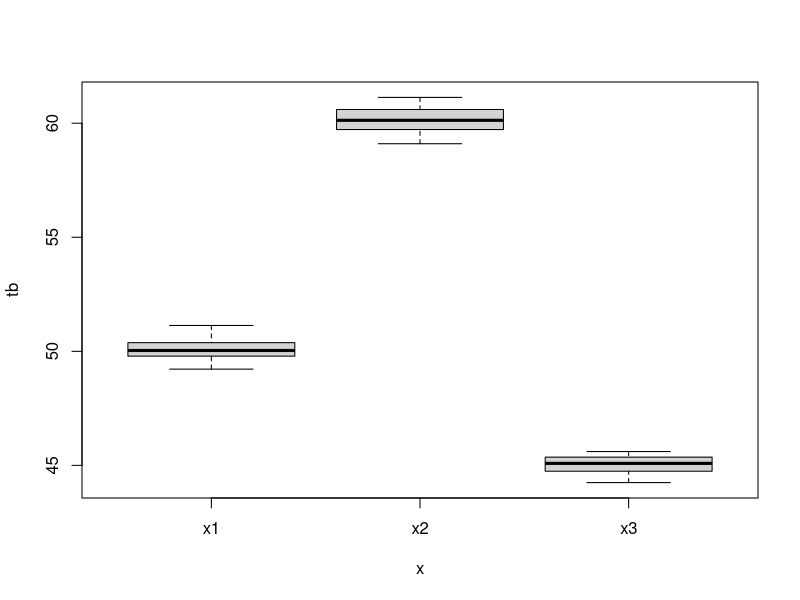
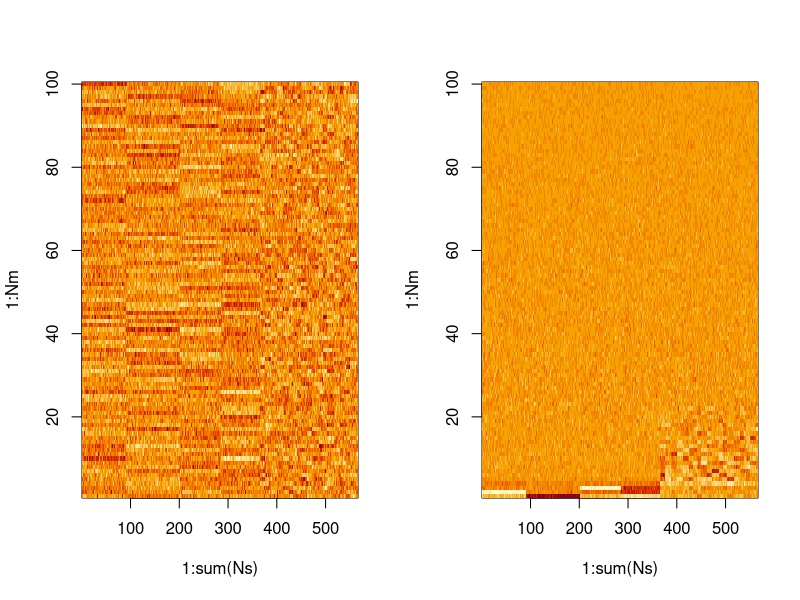
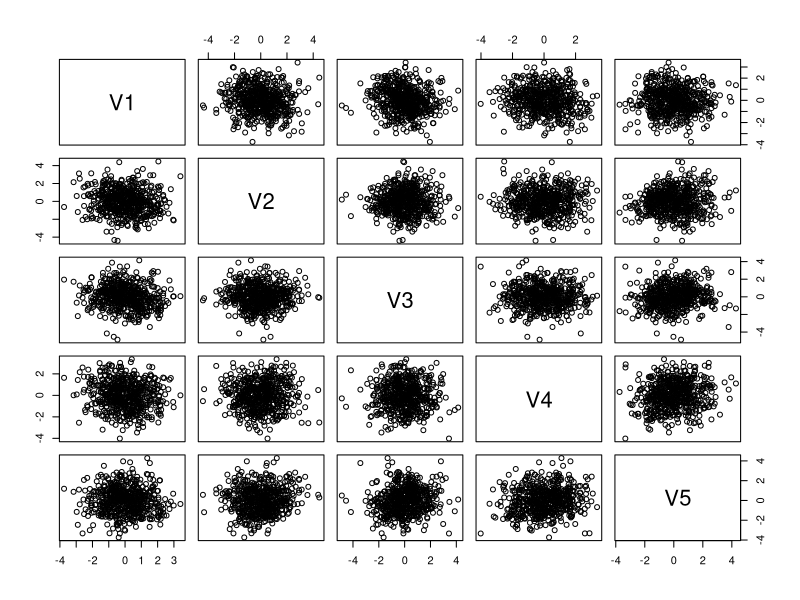
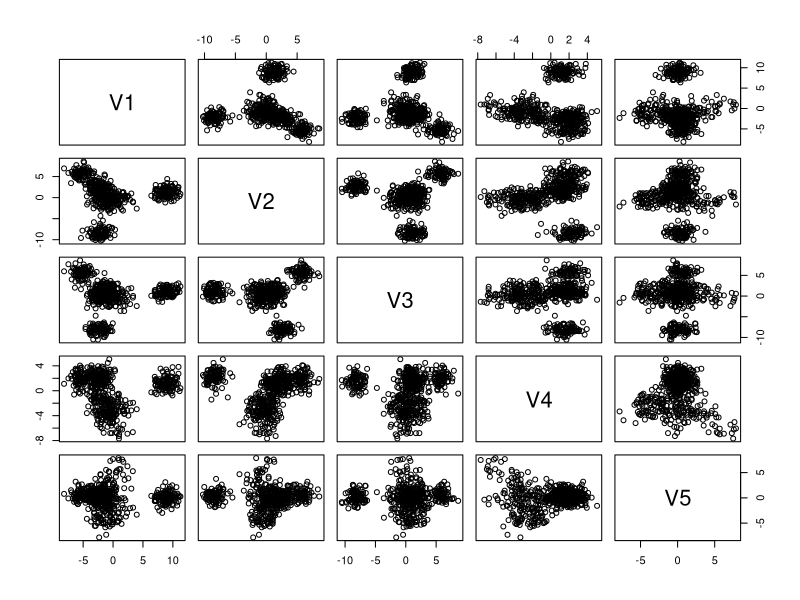
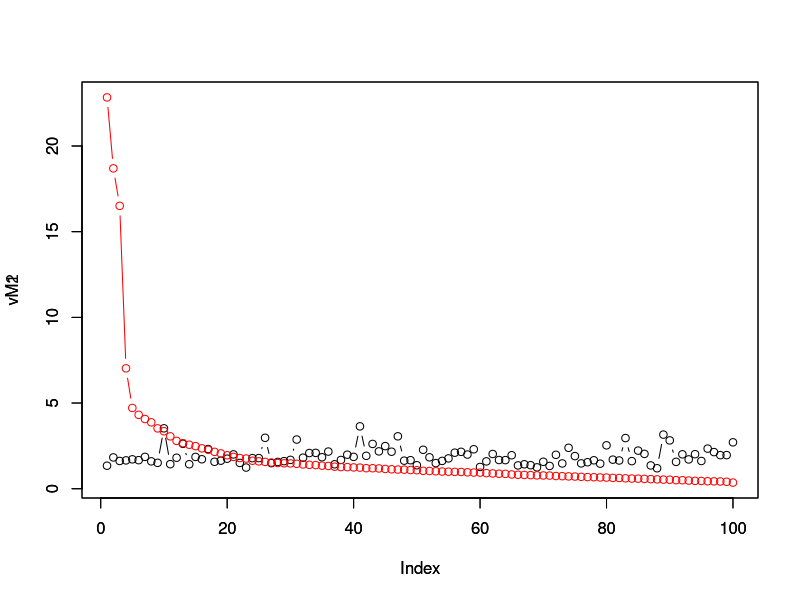
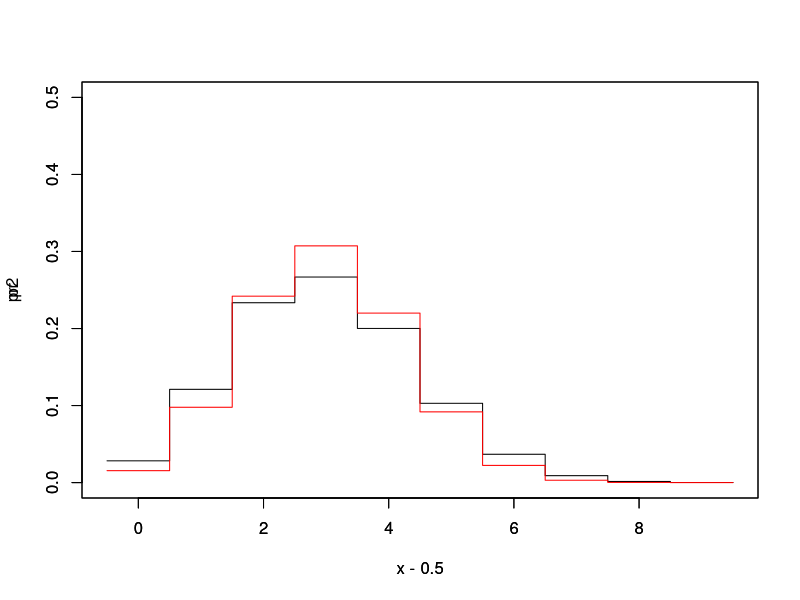
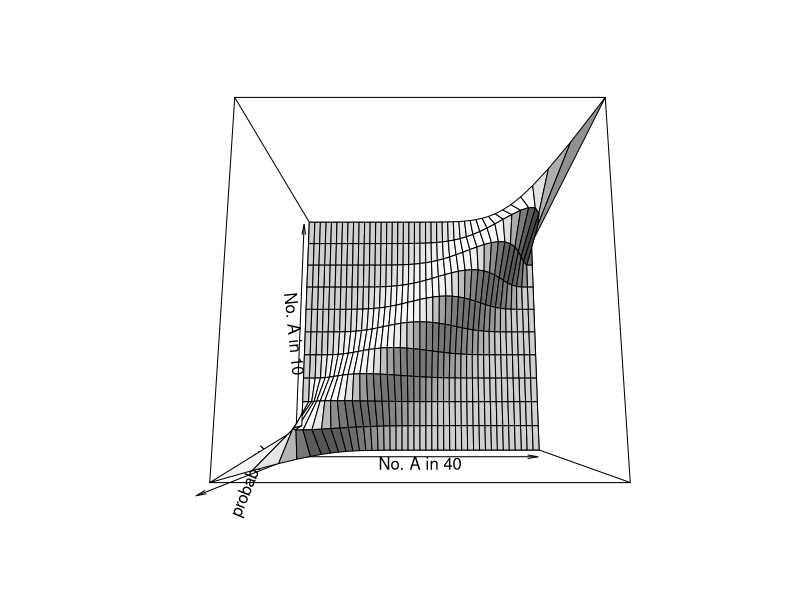
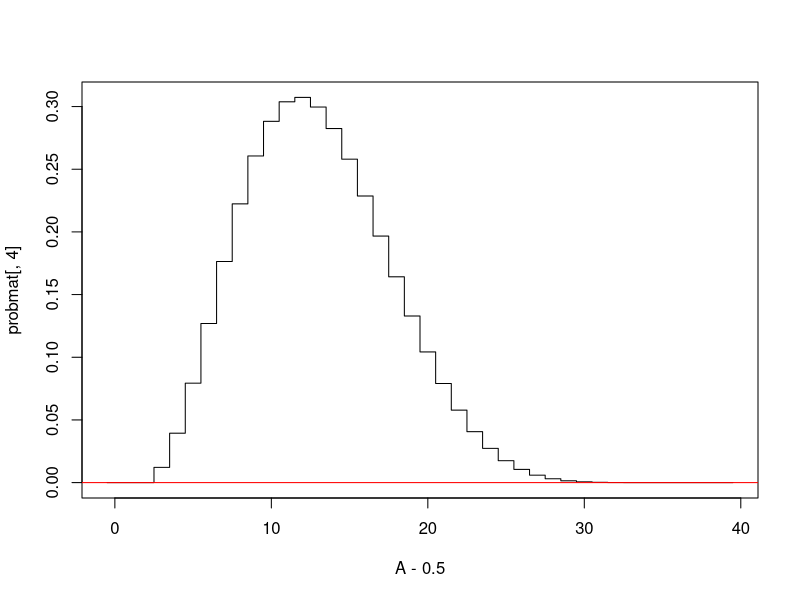

Generate these figures, in order, with R:
## ---- chunk 1
# R7-1.R: カイ自乗検定
obtable2 <- matrix(c(25, 23, 12, 15, 17, 8),
                   nrow = 2, byrow = TRUE)
obtable2

chisq.test(obtable2)
## ---- chunk 2
# R7-2.R: ANOVA
# 3群の群別サンプル数、平均、SD
nx <- c(40, 40, 20); mb <- c(50, 60, 45); sdb <- c(50, 50, 50)*0.01

# データ生成
t1 <- rnorm(nx[1], mb[1], sdb[1])
t2 <- rnorm(nx[2], mb[2], sdb[2])
t3 <- rnorm(nx[3], mb[3], sdb[3])

tb <- c(t1, t2, t3)

x <- c(rep("x1", nx[1]), rep("x2", nx[2]), rep("x3", nx[3]))
boxplot(tb ~ x)
## ---- chunk 3
# ANOVA
summary(aov(tb ~ x ))
## ---- chunk 4
# R7-5.R 固有値分解

Nm <- 100 # 項目数
Ns <- c(rpois(4, 100), rpois(20, 10))   # rpois(サンプリング回数, λ)
Npop <- length(Ns)

Ns
Npop   # 集団数
## ---- chunk 5
M <- NULL   # 全ジェノタイプを収める行列

for (j in 1:Npop) {
  tmpM <- matrix(rep(0, Nm*Ns[j]), ncol=Nm)
  
  # 亜集団ごとに平均を振っている
  for (i in 1:Nm) {
    af <- rnorm(1, mean = 0, sd = 1)
    tmpM[, i] <- rnorm(Ns[j], af)
  }
  
  M <- rbind(M, tmpM)
}

tmpM
## ---- chunk 6
# データの標準化
wholemean <- mean(M)
M <- M - wholemean
mu <- apply(M, 2, mean)
M <- t(t(M) - mu)   # Rの演算はブロードキャストされる
## ---- chunk 7
# 特異値分解
# Mは正方行列じゃないので注意
svdout <- svd(M)
M2 <- svdout$u %*% diag(svdout$d)

dim(M)
dim(M2)
## ---- chunk 8
dim(svdout$u)
dim(svdout$v)
length(svdout$d)
## ---- chunk 9
tail(svdout$u)
## ---- chunk 10
par(mfcol=c(1,2))

# 固有値分解前後をimageプロット
image(1:sum(Ns), 1:Nm, M)
image(1:sum(Ns), 1:Nm, M2)
## ---- chunk 11
df1 <- as.data.frame(M); df2 <- as.data.frame(M2)
L <- 1:5; par(mfcol=c(1,1))
plot(df1[, L])
plot(df2[, L])
## ---- chunk 12
vM1 <- apply(M, 2, var)
vM2 <- apply(M2, 2, var)
vM1
vM2
## ---- chunk 13
ylim <- c(min(vM1, vM2), max(vM1, vM2))
plot(vM1, ylim = ylim, type = "b")
par(new=T)
plot(vM2, ylim = ylim, type = "b", col = "red")
## ---- chunk 14
# R9-1.R ランダムサンプリング
p <- 0.3; x <- 0:10
pr <- choose(10, x) * p^x * (1 - p) ^(10 - x)
A <- 12; B <- 28; S <- A + B
x <- 0:10; y <- 10 - x

# 10個を一度に取り出す場合
pr2 <- exp(lgamma(10 +1) + lgamma(30 + 1) + lgamma(A + 1) + lgamma(B + 1) 
           - (lgamma(S +1) + lgamma(x + 1) + lgamma(y + 1) + lgamma(A - x + 1)  + lgamma(B - y + 1)))
ylim <- c(0, 0.5)
plot(x-0.5, pr, ylim = ylim, type = "s")
par(new = T)
plot(x -0.5, pr2, ylim = ylim, type = "s", col="red")
## ---- chunk 15
exProb <- function(m) {
  m1 <- apply(m, 1, sum)
  m2 <- apply(m, 2, sum)
  s <- sum(m)
  exp(sum(lgamma(m1 + 1)) +sum(lgamma(m2 + 1)) - 
        (lgamma(s + 1) +sum(lgamma(m + 1))))
}

S <- 40; A <- 0:S; B <- S - A; N <- 10; x <- 0:N

probmat <- matrix(0, length(A), length(x))
for (i in A) {
  for (j in x) {
    y <- N - j; z <- i -j; w <- S- (j + y + z);
    if (j >= 0 & y >= 0 & z >= 0 & w >= 0) {
      data <- c(j, y, z, w)
      probmat[i + 1, j + 1] <- exProb(matrix(c(j, y, z, w), nrow = 2))
      
    }
    
  }
}

phi <- 80; theta <- 0; shade <- 0.3
persp(A, x, probmat, xlab = "No. A in 40", ylab = "No. A in 10", 
      zlab = "probability", phi=phi, theta = theta, shade = shade)
plot(A -0.5 ,probmat[, 4], type = "s")
abline(h = 0, col = "red")
## ---- chunk 16
t1 <- as.table(matrix(c(0.3, 0.2, 0.3, 0.2), nrow = 2, byrow = TRUE))
t1
t2 <- as.table(matrix(c(0.4, 0.1, 0.2, 0.3), nrow = 2, byrow = TRUE))
t2

plot(t1)
plot(t2)
